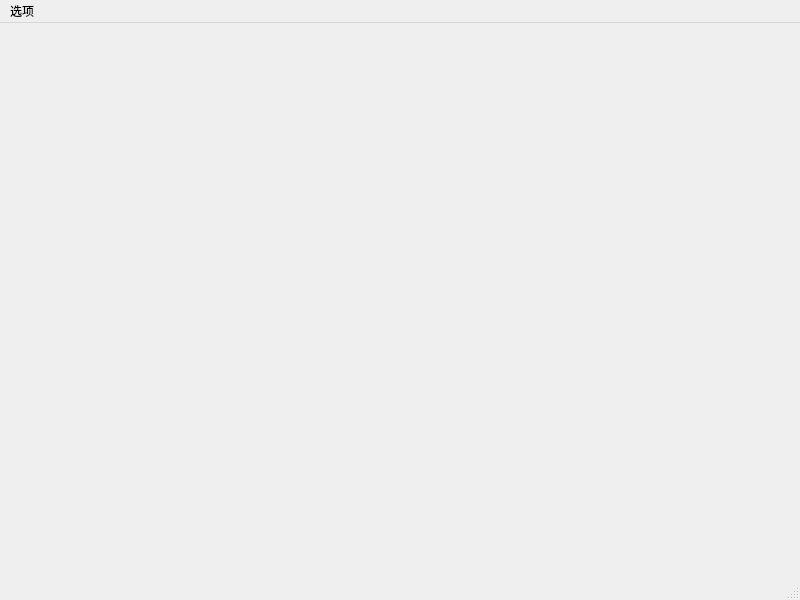
<?xml version="1.0" encoding="UTF-8"?>
<ui version="4.0">
 <class>MainWindow</class>
 <widget class="QMainWindow" name="MainWindow">
  <property name="geometry">
   <rect>
    <x>0</x>
    <y>0</y>
    <width>800</width>
    <height>600</height>
   </rect>
  </property>
  <property name="windowTitle">
   <string>MainWindow</string>
  </property>
  <widget class="QWidget" name="centralwidget"/>
  <widget class="QMenuBar" name="menubar">
   <property name="geometry">
    <rect>
     <x>0</x>
     <y>0</y>
     <width>800</width>
     <height>23</height>
    </rect>
   </property>
   <widget class="QMenu" name="menu">
    <property name="title">
     <string>选项</string>
    </property>
    <widget class="QMenu" name="Change_Theme">
     <property name="title">
      <string>Change Theme</string>
     </property>
     <addaction name="skin1"/>
     <addaction name="skin2"/>
     <addaction name="skin3"/>
    </widget>
    <addaction name="New_Game"/>
    <addaction name="Change_Theme"/>
   </widget>
   <addaction name="menu"/>
  </widget>
  <widget class="QStatusBar" name="statusbar"/>
  <action name="New_Game">
   <property name="text">
    <string>New Game</string>
   </property>
  </action>
  <action name="skin1">
   <property name="text">
    <string>原版</string>
   </property>
  </action>
  <action name="skin2">
   <property name="text">
    <string>DIO.VS.空条承太郎</string>
   </property>
  </action>
  <action name="skin3">
   <property name="text">
    <string>吉克.VS.利威</string>
   </property>
  </action>
 </widget>
 <resources/>
 <connections/>
</ui>
